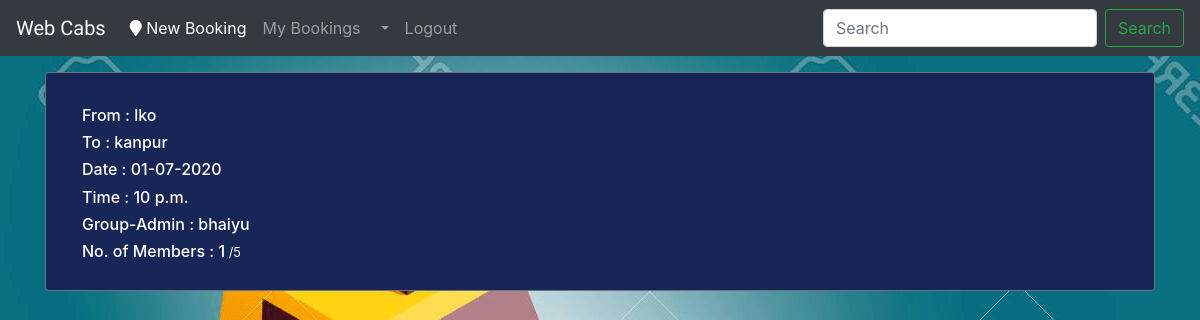
Page /bookings/6/info/ on the earlier database version.
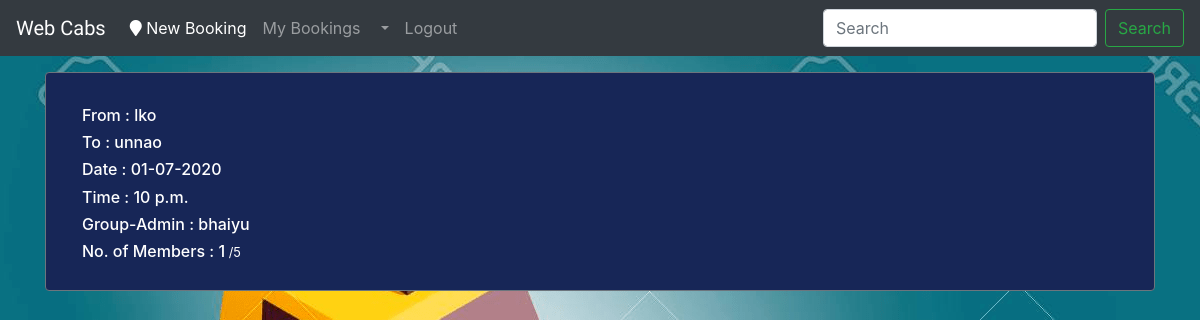
Same page on the later database version.
### bookings/models.py (models this page shows, shortened)
class Bookings(models.Model):
    user = models.ForeignKey(User, on_delete=models.CASCADE, related_name='users', null=True)
    creator = models.CharField(max_length=30, blank=False)
    time = models.TimeField(blank=False, auto_now=False, auto_now_add=False, default='00:00 AM')
    date = models.DateField(blank=False, auto_now=False, auto_now_add=False, default='2019-6-14')
    start_position = models.CharField(max_length=30, blank=False)
    destination = models.CharField(max_length=30, blank=False)
    max_members = models.PositiveIntegerField(default=4, blank=False, help_text='Including you.')
    description = models.CharField(blank=True, null=True, max_length=100)

### bookings/views.py (the view)
# urls.py: re_path(r'^(?P<pk>\d+)/info/$', views.grp_info, name='group_info'),
def  grp_info(request,pk):
    context={}
    context['custom']=Bookings.objects.get(pk=pk)
    return render(request,'bookings/info.html',context)

### bookings/templates/bookings/info.html (shortened to what this page needs)
{% extends 'register/base.html' %}
{% block content %}
<div class="container" style='width:30rem background-color:rgb() ;'>
      <div class="card text-white border-secondary mx-auto mt-3 mb-4 " style="background-color:rgb(23, 38, 87); border-radius=5px;">
      <div class="col-lg-11">
      <div class="card-body" style='border: 1px solid rgb(23, 38, 87) '>
      <div class="card-text">
        <h6>From : {{custom.start_position}}</h6>
        <h6>To : {{custom.destination}}</h6>
        <h6>Date : {{custom.date|date:'d-m-Y'}}</h6>
        <h6>Time : {{custom.time}}</h6>
        <h6>Group-Admin : {{custom.creator}}</h6>
        <h6>No. of Members : {{custom.members.count|add:"1"}}<small style='text-muted'> /{{custom.max_members}}</small></h6>
      </div>
      </div>
      </div>
      </div>
</div>
{% endblock %}

Differences in the rows shown:
changed Bookings "lko": destination "kanpur" → "unnao"
